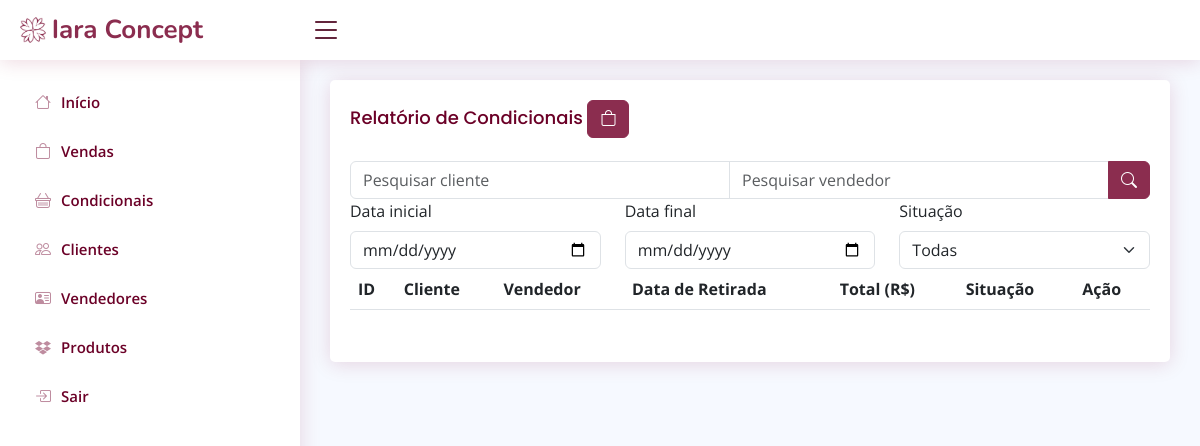
The app's page /relatorio_condicionais_cliente.php (signed in), older data.
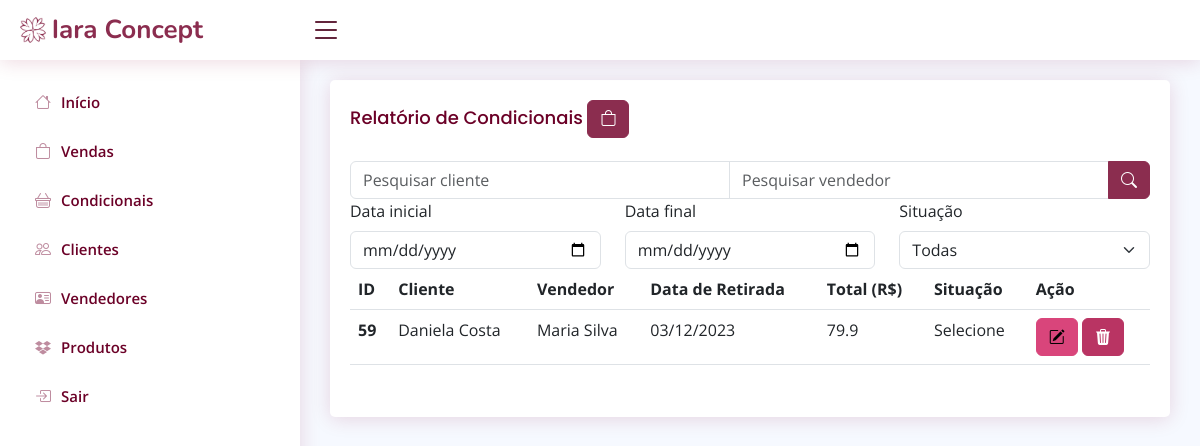
The same page, newer data.
### tables this page shows
CREATE TABLE `compravenda` (
  `id` int(11) NOT NULL,
  `cliente_id` int(11) NOT NULL,
  `vendedor_id` int(11) DEFAULT NULL,
  `desconto` double NOT NULL,
  `datacriacao` datetime NOT NULL DEFAULT current_timestamp(),
  `operacao` varchar(20) NOT NULL,
  `formaPagamento` varchar(100) NOT NULL,
  `situacao` varchar(20) NOT NULL
);

CREATE TABLE `cliente` (
  `id` int(11) NOT NULL,
  `nome` varchar(100) NOT NULL,
  `cpf` varchar(15) NOT NULL,
  `telefone` varchar(15) DEFAULT NULL,
  `cidade` varchar(50) DEFAULT NULL,
  `estado` varchar(20) DEFAULT NULL,
  `endereco` varchar(50) DEFAULT NULL,
  `status` varchar(20) NOT NULL
);

CREATE TABLE `vendedor` (
  `id` int(11) NOT NULL,
  `nome` varchar(100) NOT NULL,
  `telefone` varchar(20) DEFAULT NULL,
  `endereco` varchar(100) DEFAULT NULL,
  `status` varchar(20) NOT NULL
);

### relatorio_condicionais_cliente.php (the view, shortened to what the changed rows need)
<!DOCTYPE html>
<?php
require_once("conexao.php");
$filtro = "";
$sql = "SELECT cv.id, c.nome as cliente, v.nome as vendedor, cv.datacriacao, cv.operacao, cv.situacao
        FROM compravenda cv
        LEFT JOIN cliente c ON cv.cliente_id = c.id
        LEFT JOIN vendedor v ON cv.vendedor_id = v.id
              $filtro
        where cv.operacao = 'condicional' ORDER BY cv.datacriacao desc";
$resultado = mysqli_query($conexao, $sql);
?>
<?php require_once("cabecalho.php") ?>
<main id="main" class="main">
    <section class="section">
        <div class="card">
            <div class="card-body">
                <div class="row">
                    <div class="mb-3">
                <table class="table">
                    <thead>
                        <tr>
                            <th scope="col">ID</th>
                            <th>Cliente</th>
                            <th>Vendedor</th>
                            <th>Data de Retirada</th>
                            <th>Total (R$)</th>
                            <th>Situação</th>
                            <th scope="col">Ação</th>
                        </tr>
                    </thead>
                    <tbody>
                        <?php while ($linha = mysqli_fetch_array($resultado)) { ?>
                            <tr>
                                <th>
                                <?= $linha['id'] ?>
                                </th>
                                <td>
                                <?= $linha['cliente'] ?>
                                </td>
                                <td>
                                <?= $linha['vendedor'] ?>
                                </td>
                                <td>
                                <?= date("d/m/Y", strtotime($linha['datacriacao']))?>
                                </td>
                                <td>
                                    <?php
                                    $total = 0;
                                    $sqlProduto = "select quantidade, valorunitario from compravendaproduto where compravenda_id = " . $linha['id'];
                                    $resultadoVendaProduto = mysqli_query($conexao, $sqlProduto);
                                    if (mysqli_num_rows($resultadoVendaProduto) > 0) {
                                        while ($linhaVendaProduto = mysqli_fetch_array($resultadoVendaProduto)) {
                                            $total += ($linhaVendaProduto['quantidade'] * $linhaVendaProduto['valorunitario']);
                                        }
                                    }
                                    $sqlDesconto = "select desconto from compravenda where id = " . $linha['id'];
                                    $resultadoDesconto = mysqli_query($conexao, $sqlDesconto);
                                    $linhaDesconto = mysqli_fetch_array($resultadoDesconto);
                                    echo $total - $linhaDesconto['desconto']; ?>
                                </td>
                                <td>
                                <?= $linha['situacao'] ?>
                                </td>
                                <td>
                                <a href="alterarVenda.php?id=<?= $linha['id'] ?>" class="btn btn-warning"><i
                                    class="bi bi-pencil-square"></i></a>
                                <a href="relatorio_condicionais_cliente.php? id=<?= $linha['id'] ?>" class="btn btn-danger"
                                    onclick="return confirm('Deseja excluir mesmo?')">
                                    <i class="bi bi-trash3-fill"></i>
                                </a>
                                </td>
                        <?php
                        }
                        ?>
                    </tbody>
                </table>
            </div>
        </div>
    </section>
</main>
<?php require_once("rodape.php") ?>

Row changes from the older to the newer data that the page shows:
added compravenda: id "59", cliente.nome "Daniela Costa", vendedor.nome "Maria Silva", datacriacao "03/12/2023", $total-$linhaDesconto['desconto'] "79.9", situacao "Selecione"
